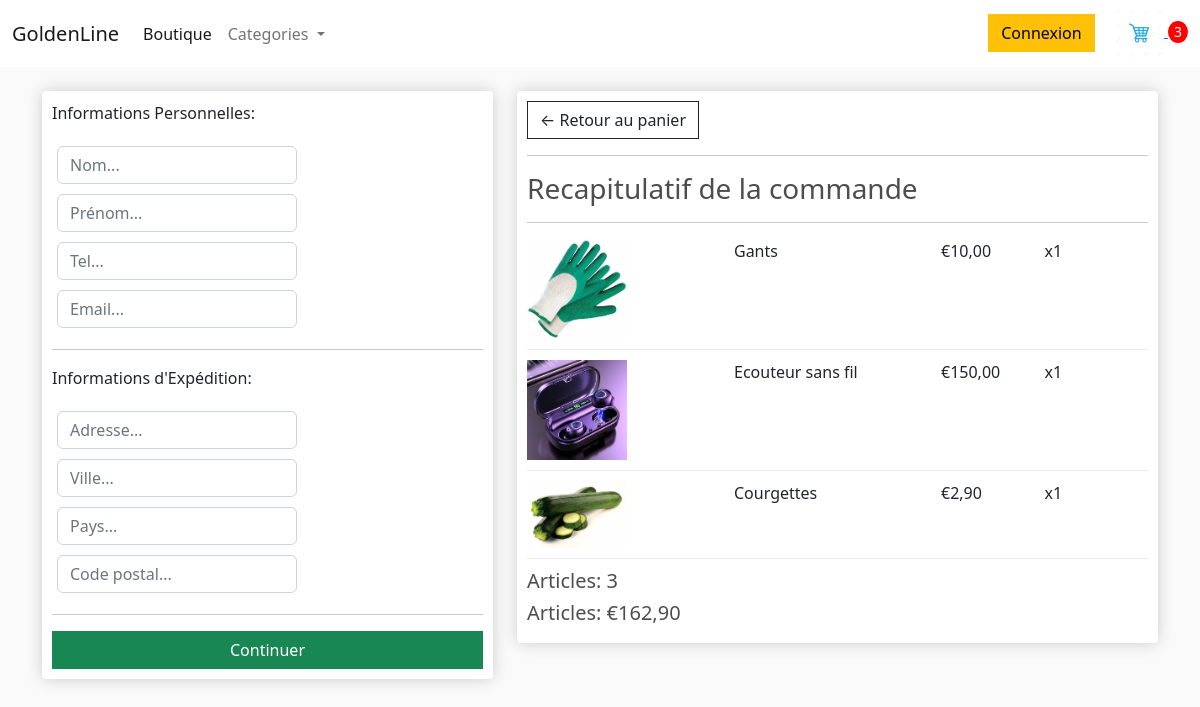
The app's page /commande/ (signed in), older data.
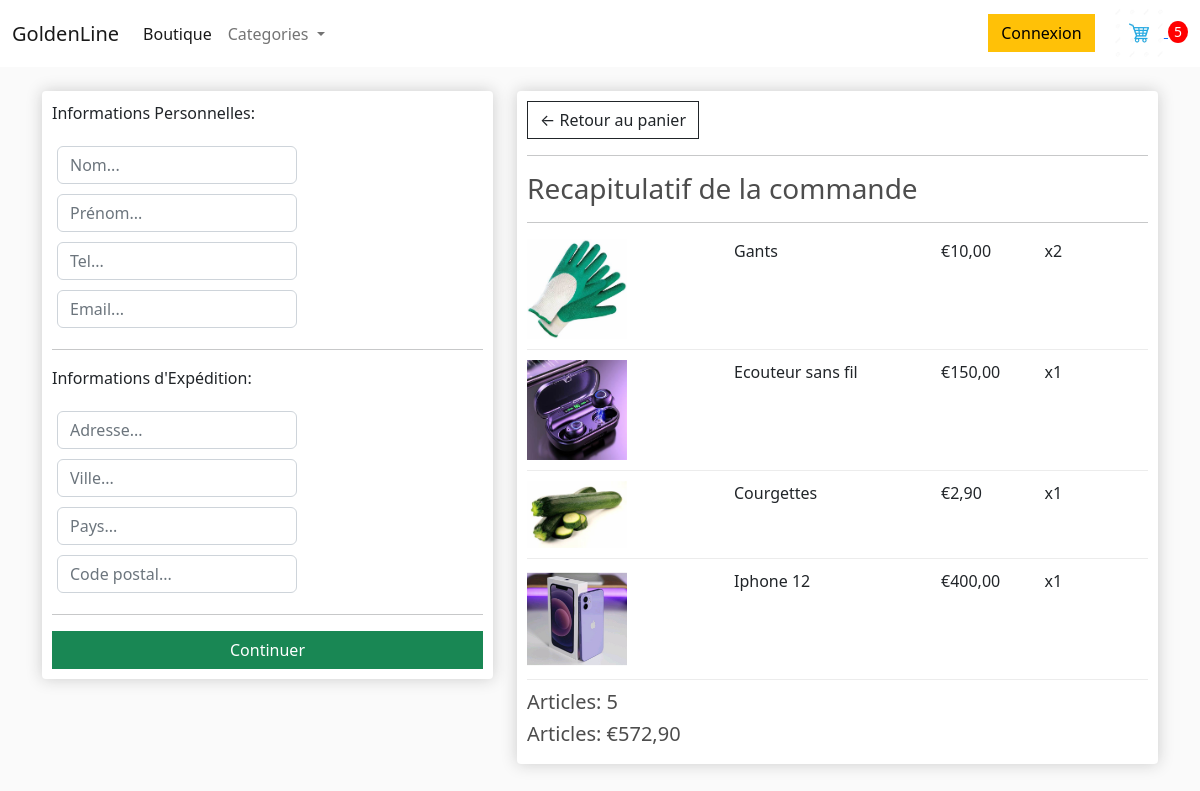
The same page, newer data.
### shop/models.py (models this page shows, shortened)
class CommandeArticle(models.Model):
    produit = models.ForeignKey(Produit, on_delete=models.SET_NULL, blank=True, null=True)
    commande = models.ForeignKey(Commande, on_delete=models.SET_NULL, blank=True, null=True)
    quantite = models.IntegerField(default=0, null=True, blank=True)
    date_added = models.DateTimeField(auto_now_add=True)
    @property
    def get_total(self):
        total = self.quantite * self.produit.price
        return total

class Produit(models.Model):
    Category = models.ForeignKey(Category, on_delete=models.SET_NULL,blank=True, null=True)
    name = models.CharField(max_length=50, null=True)
    price = models.DecimalField(max_digits=10, decimal_places=2)
    digital = models.BooleanField(default=False, null=True, blank=True)
    image = models.ImageField(null=True, blank=True)
    date_ajout = models.DateTimeField(default=timezone.now)
    class Meta:
        ordering = ['-date_ajout']
    @property
    def imageUrl(self):
        try:
            url = self.image.url
        except:
            url = ''
        return url

class Commande(models.Model):
    client = models.ForeignKey(Client, on_delete=models.SET_NULL,blank=True, null=True)
    date_commande = models.DateTimeField(auto_now_add=True)
    complete = models.BooleanField(default=False)
    transaction_id = models.CharField(max_length=200)
    status = models.CharField(max_length=200)
    total_trans = models.DecimalField(max_digits=10, decimal_places=2, default=0.00)
    @property
    def produit_physique(self):
        articlecommande = self.commandearticle_set.all()
        physique = any(article.produit.digital==False for article in articlecommande)
        return physique
    @property
    def get_panier_total(self):
        articlecommande = self.commandearticle_set.all()
        total = sum([article.get_total for article in articlecommande])
        return total
    @property
    def get_panier_article(self):
        articlecommande = self.commandearticle_set.all()
        quantite_total = sum([article.quantite for article in articlecommande])
        return quantite_total

### shop/views.py (the view)
# urls.py: path('commande/', views.commande, name='commande'),
def commande(request, *args, **kwargs):
    data = data_cookie(request)
    articles = data['articles']
    commande = data['commande']
    nombre_article = data['nombre_article']
    context = {
        'articles':articles,
        'commande':commande,
        'nombre_article': nombre_article
    }
    return render(request, 'shop/commande.html', context)

### shop/utile.py (called while the page is built)
def data_cookie(request):
    if request.user.is_authenticated:
        client = request.user.client
        commande, created = Commande.objects.get_or_create(client=client, complete=False)
        articles = commande.commandearticle_set.all()
        nombre_article = commande.get_panier_article
    else:
        cookie_panier = panier_cookie(request)
        articles = cookie_panier['articles']
        commande = cookie_panier['commande']
        nombre_article = cookie_panier['nombre_article']
    context = {
        'articles': articles,
        'commande': commande,
        'nombre_article': nombre_article
    }
    return context

### templates/shop/commande.html (shortened to what this page needs)
{% extends "base.html" %}
{% load static %}
{% block content %}
<br>
<div class="row">
    <div class="col-lg-5">
        <div class="box-element" id='form-wrapper'>
            <form action="" id="form">
                <div id="user-info">
                    <p>Informations Personnelles:</p>
                    <div class="form-field">
                        <input type="text" class="form-control" name="name" placeholder="Nom..." required>
                    </div>
                    <div class="form-field">
                        <input type="text" class="form-control" name="username" placeholder="Prénom..." required>
                    </div>
                    <div class="form-field">
                        <input type="number" class="form-control" name="phone" placeholder="Tel..." required>
                    </div>
                    <div class="form-field">
                        <input type="email" class="form-control" name="email" placeholder="Email..." required>
                    </div>
                </div>
                <div id="shipping-info">
                    <hr>
                    <p>Informations d'Expédition:</p>
                    <div class="form-field">
                        <input type="text" class="form-control" name="address" placeholder="Adresse..." required>
                    </div>
                    <div class="form-field">
                        <input type="text" class="form-control" name="city" placeholder="Ville..." required>
                    </div>
                    <div class="form-field">
                        <input type="text" class="form-control" name="state" placeholder="Pays..." required>
                    </div>
                    <div class="form-field">
                        <input type="text" class="form-control" name="zipcode" placeholder="Code postal..." required>
                    </div>
                </div>
                <hr>
                <input id="form-button" class="btn w-100 btn-success btn-block" type="submit" value="Continuer">
            </form>
        </div>
        <br>
    </div>
    <div class="col-lg-7">
        <div class="box-element">
            <a class="btn btn-outline-dark" href="{% url 'shop:panier' %}">&#x2190; Retour au panier </a>
            <hr>
            <h3>Recapitulatif de la commande</h3>
            <hr>
        {% for article in articles  %}
            <div class="panier-row">
                <div style="flex:2"><img class="row-image" src="{{article.produit.imageUrl}}" alt=""></div>
                <div style="flex:2">{{article.produit.name}}</div>
                <div style="flex:1">€{{article.produit.price}}</div>
                <div style="flex:1">x{{article.quantite}}</div>
            </div>
        {% endfor %}
            <h5>Articles: {{commande.get_panier_article}}</h5>
            <h5>Articles: €{{commande.get_panier_total|floatformat:2}}</h5>
        </div>
    </div>
</div>
{% endblock content %}

Row changes from the older to the newer data that the page shows:
changed CommandeArticle "Gants": quantite "1" → "2"
added CommandeArticle: produit.imageUrl (picture), produit.name "Iphone 12", produit.price "400,00", quantite "1"
changed through a linked row, Commande: get_panier_article "3" → "5"; get_panier_total "162,90" → "572,90"
Text that changed along with them:
{{ nombre_article }}: "3" → "5"
